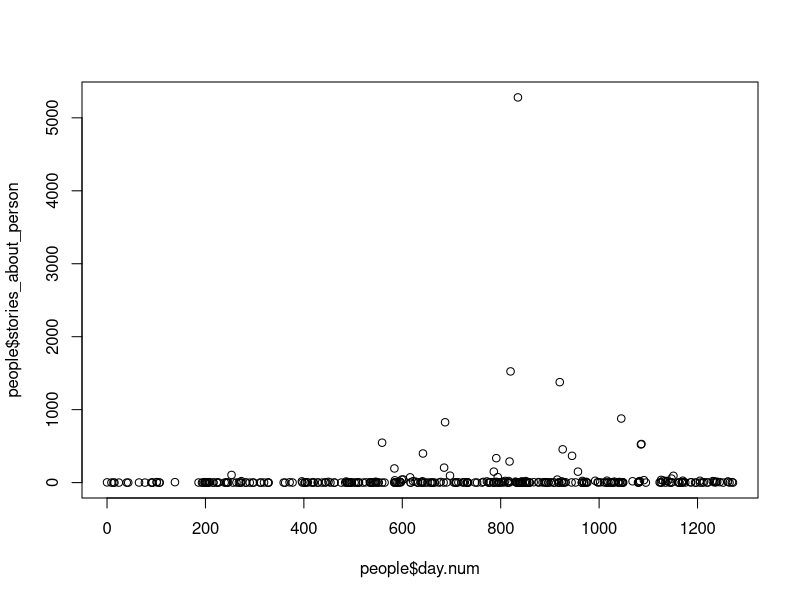
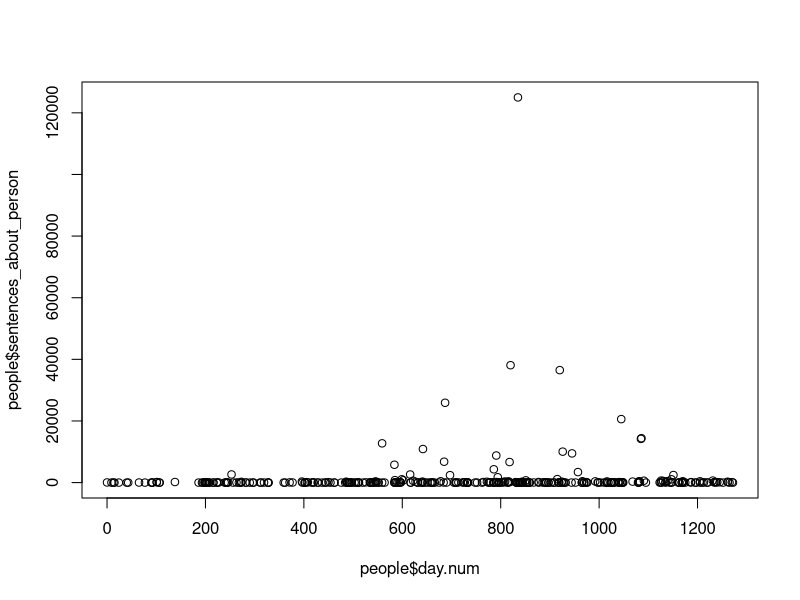
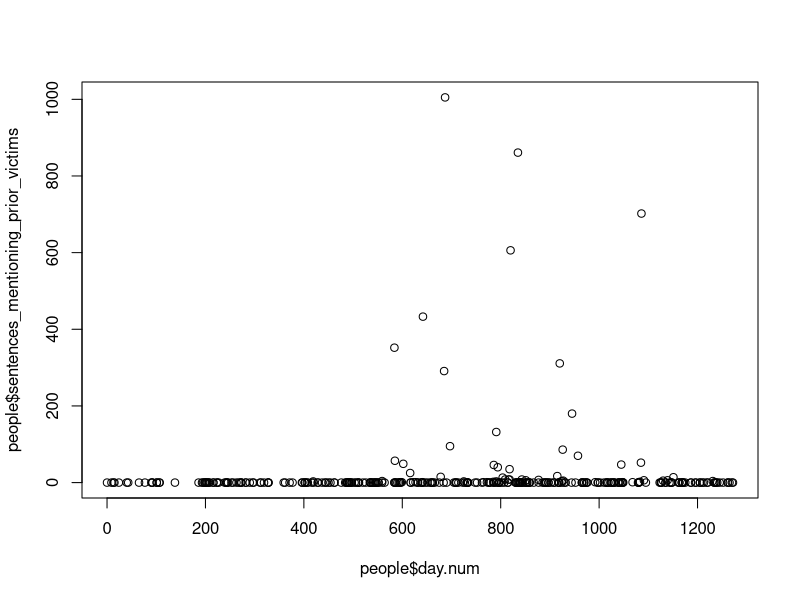
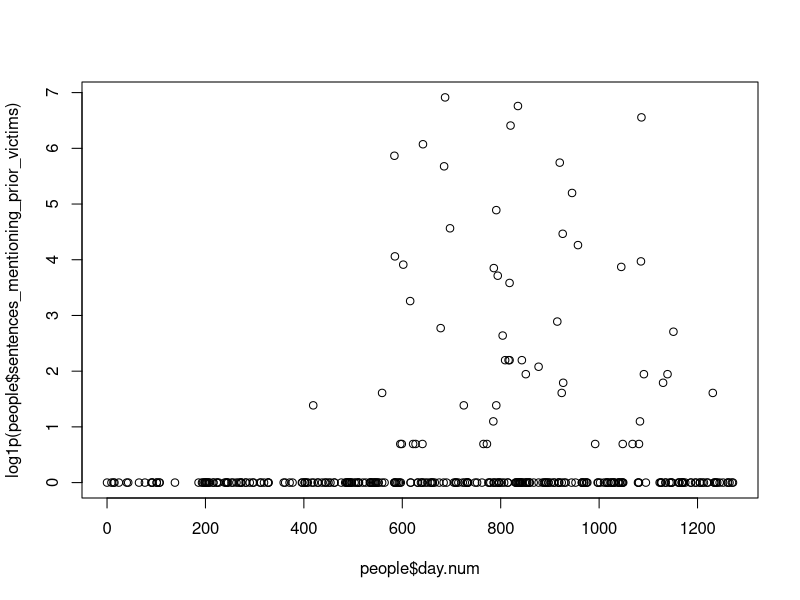
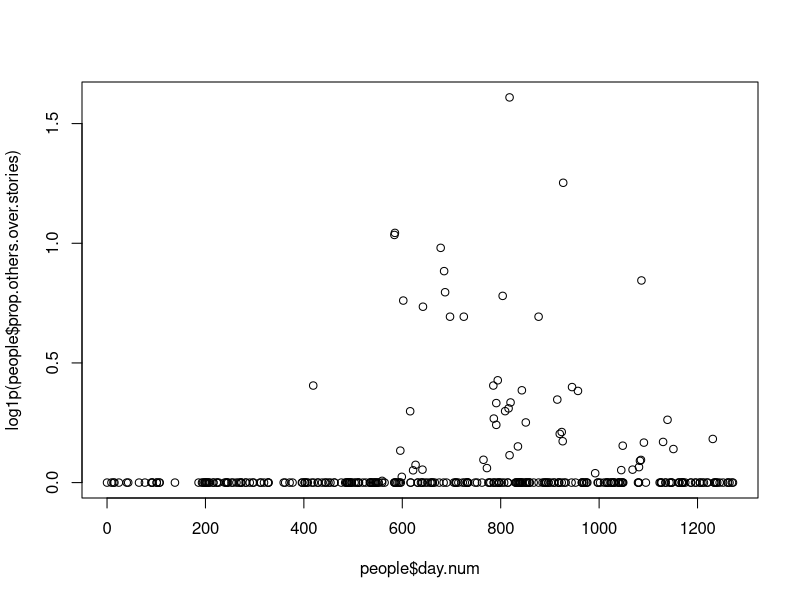
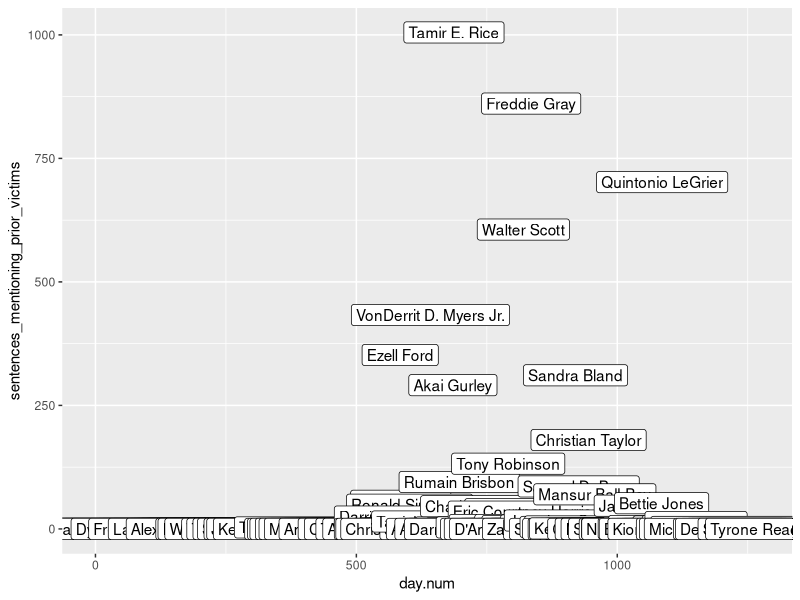
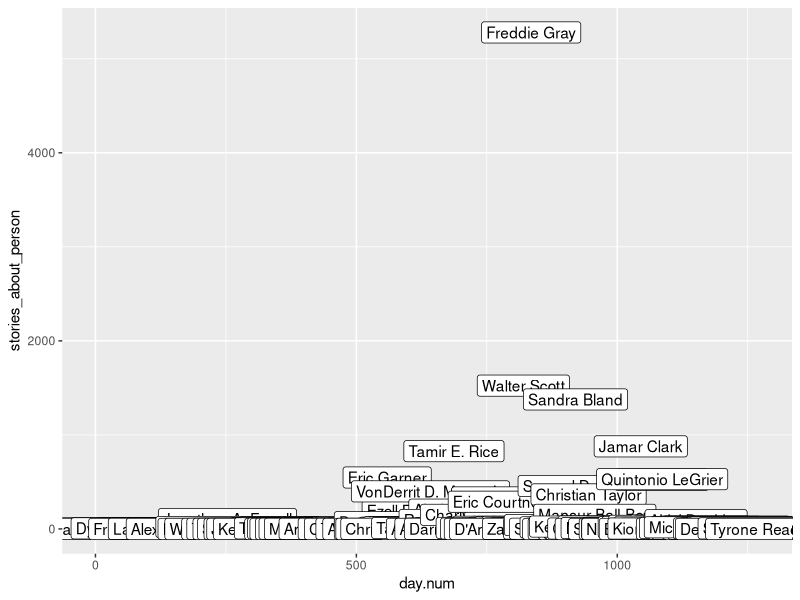
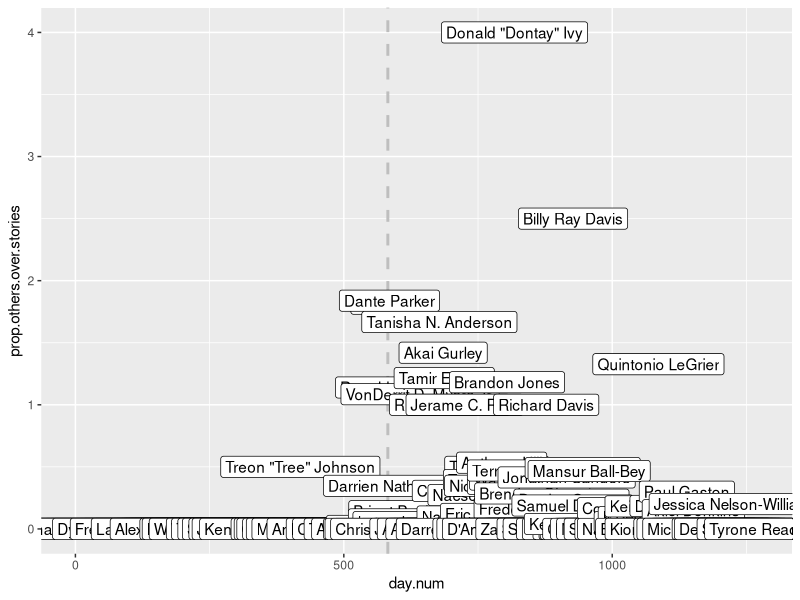

The R source for these figures, in order:
library(lubridate)
library(ggplot2)
require(MASS) # Contains glm.nb
library(gmodels) # Contains CrossTable
library(doBy)

# library(lme4)
# library(lmerTest)

rm(list=ls())

people <- read.csv("mentions-of-prior-incidents.csv")
people$date <- as.POSIXlt(people$date_of_death)
people$day.num <- as.integer(difftime(people$date, min(people$date), unit="days"))
brown.day.num <- subset(people, full_name=="Michael Brown")$day.num[[c(1)]]
people <- people[order(people$day.num), ]
people$id <- seq(1, nrow(people))
people <- subset(people, (day.num > brown.day.num) | (day.num < brown.day.num - 14))
people$after.brown <- people$day.num > brown.day.num


plot(people$day.num, people$stories_about_person)

plot(people$day.num, people$sentences_about_person)

plot(people$day.num, people$sentences_mentioning_prior_victims)

plot(people$day.num, log1p(people$sentences_mentioning_prior_victims))


##### CREATE PROPORTION OF OTHERS OVER STORIES
people$prop.others.over.stories <- 0

people$prop.others.over.stories[which(people$stories_about_person!=0)] <- 
  subset(people, stories_about_person!=0)$sentences_mentioning_prior_victims /
  subset(people, stories_about_person!=0)$stories_about_person

people$ln_sentences_of_other_victims <- log1p(people$sentences_mentioning_prior_victims)

plot(people$day.num, log1p(people$prop.others.over.stories))

ggplot(people, aes(day.num, sentences_mentioning_prior_victims, label=full_name)) +
  geom_label()

ggplot(people, aes(day.num, stories_about_person, label=full_name)) +
  geom_label()

ggplot(people, aes(day.num, prop.others.over.stories, label=full_name)) +
  geom_vline(xintercept=c(brown.day.num), linetype="dashed", size=1, color="gray") +
  geom_label()

ggplot(people, aes(day.num, prop.others.over.stories, label=full_name)) +
  geom_vline(xintercept=c(brown.day.num), linetype="dashed", size=1, color="gray") +
  geom_point()

plot(people$id, people$day.num)


summaryBy(ln_sentences_of_other_victims ~ after.brown, data=people, FUN=c(mean, min, max), na.rm=TRUE)
summaryBy(prop.others.over.stories ~ after.brown, data=people, FUN=c(mean, min, max), na.rm=TRUE)


###### SOME BASIC STATISTICAL MODELING ####
summary(others.nb1 <- glm.nb(sentences_mentioning_prior_victims ~  day.num + I(day.num^2), data=people))

##### PLOT MODEL
summary(others.nb1)

m=others.nb1
cat1 <-NULL
pf <-NULL
p<-NULL
p = data.frame(day.num = seq(min(people$day.num), max(people$day.num), 1))

p$id = max(people$id)
cat1 <-predict(m, newdata=p, type="link",conf.int=TRUE, se.fit=TRUE)

critval <- 1.96

pf <- p
pf$log_upr <- cat1$fit + (critval * cat1$se.fit)
pf$log_lwr <- cat1$fit - (critval * cat1$se.fit)
pf$log_others <- cat1$fit

pf$others <- m$family$linkinv(pf$log_others)
pf$upr2 <- m$family$linkinv(pf$log_upr)
pf$lwr2 <- m$family$linkinv(pf$log_upr)


### PLOT FULL VERSION
ggplot(pf, aes(x = day.num, y=others)) +
  geom_vline(xintercept=c(brown.day.num), linetype="dashed", size=1, color="gray") +
  geom_line(data=subset(pf, day.num<(brown.day.num-14)),size = 1) +
  geom_line(data=subset(pf, day.num>brown.day.num),size = 1) 
